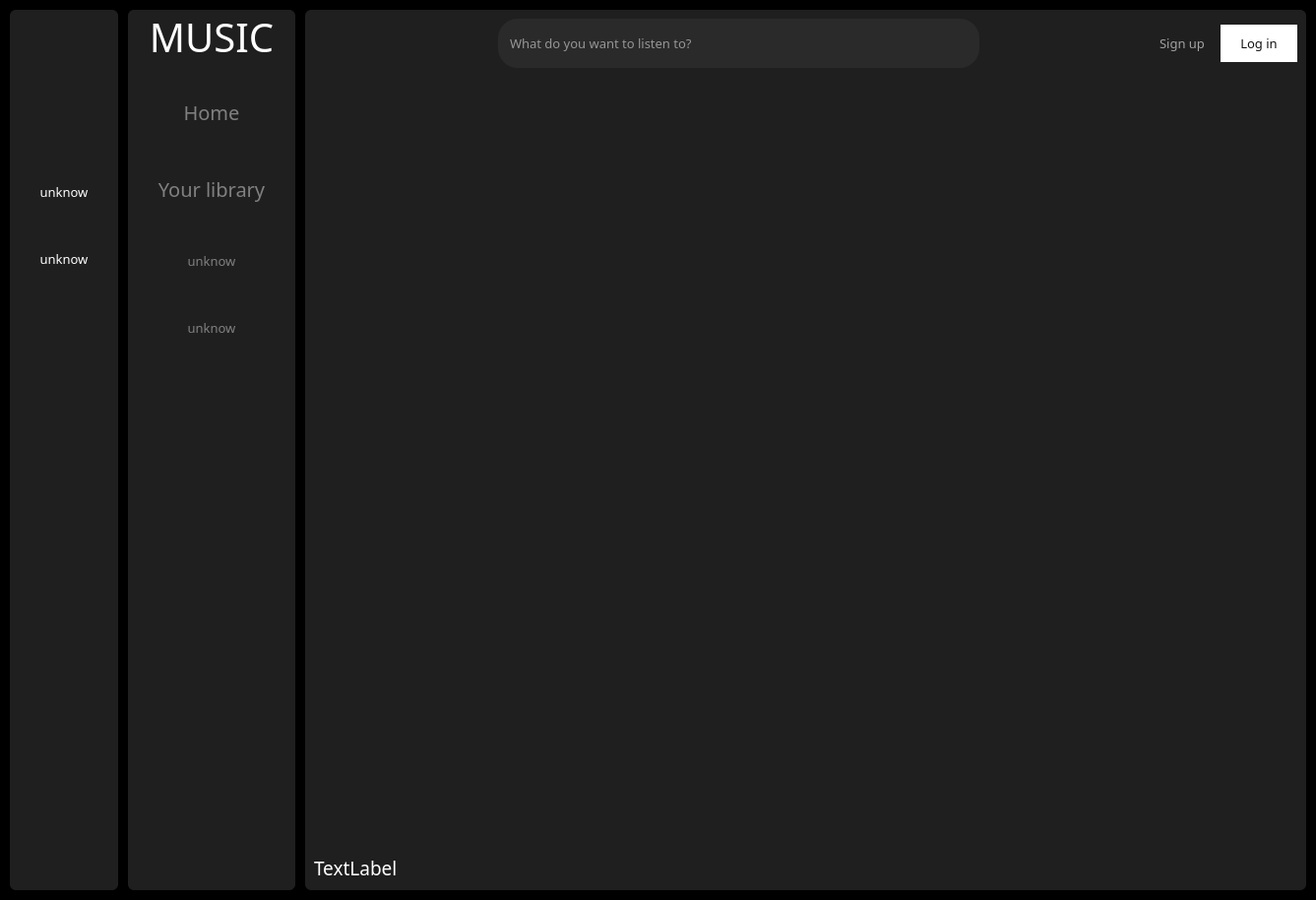
<?xml version="1.0" encoding="UTF-8"?>
<ui version="4.0">
 <class>MainWindow</class>
 <widget class="QMainWindow" name="MainWindow">
  <property name="geometry">
   <rect>
    <x>0</x>
    <y>0</y>
    <width>1337</width>
    <height>914</height>
   </rect>
  </property>
  <property name="font">
   <font>
    <family>Arial Rounded MT Bold</family>
    <pointsize>10</pointsize>
   </font>
  </property>
  <property name="windowTitle">
   <string>MainWindow</string>
  </property>
  <widget class="QWidget" name="centralwidget">
   <property name="styleSheet">
    <string notr="true">*{
border:none;
padding: 0px;
margin:0px;
color:#fff
}

#centralwidget{
background-color: black;
}

#icon_only_widget, #full_menu_widget, #main_widget, #listWidget{
background-color:#1f1f1f;
border-radius:6px
}

#icon_only_widget QPushButton {
border:none;
padding:10px 30px;
border-radius:10px
}

#icon_only_widget QPushButton:hover {
border-radius:0px;
background-color: rgba(236, 236, 236, 0.1);
}

#full_menu_widget QPushButton {
border:none;
padding:10px 30px;
border-radius:10px;
color: gray
}

#full_menu_widget QPushButton:hover {
border-radius:0px;
background-color: rgba(236, 236, 236, 0.1);
}

#full_menu_widget QPushButton:checked {
color:white;
}

#search_input{
border:none;
padding: 15px 10px;
border-radius: 20px;
background-color: #2A2A2A;
color:white;
}

#search_input:hover {
border: 1px solid gray
}

#search_input:focus {
border: 2px solid white
}

#login_btn{
background-color:white;
padding: 10px 20px;
border-radius: 20px;
color:#121212;
}

#signup_btn{
padding: 10px;
color: #A2A2A2;
}

#signup_btn:hover{
color:white
}</string>
   </property>
   <layout class="QGridLayout" name="gridLayout">
    <property name="leftMargin">
     <number>10</number>
    </property>
    <property name="topMargin">
     <number>10</number>
    </property>
    <property name="rightMargin">
     <number>10</number>
    </property>
    <property name="bottomMargin">
     <number>10</number>
    </property>
    <property name="spacing">
     <number>10</number>
    </property>
    <item row="0" column="0">
     <widget class="QWidget" name="icon_only_widget" native="true">
      <layout class="QVBoxLayout" name="verticalLayout_3">
       <property name="spacing">
        <number>0</number>
       </property>
       <property name="leftMargin">
        <number>0</number>
       </property>
       <property name="topMargin">
        <number>0</number>
       </property>
       <property name="rightMargin">
        <number>0</number>
       </property>
       <property name="bottomMargin">
        <number>0</number>
       </property>
       <item>
        <layout class="QHBoxLayout" name="logo_layout">
         <property name="spacing">
          <number>0</number>
         </property>
         <property name="bottomMargin">
          <number>0</number>
         </property>
         <item alignment="Qt::AlignVCenter">
          <widget class="QLabel" name="label">
           <property name="minimumSize">
            <size>
             <width>0</width>
             <height>0</height>
            </size>
           </property>
           <property name="maximumSize">
            <size>
             <width>60</width>
             <height>60</height>
            </size>
           </property>
           <property name="font">
            <font>
             <family>Arial Rounded MT Bold</family>
             <pointsize>5</pointsize>
            </font>
           </property>
           <property name="text">
            <string/>
           </property>
           <property name="pixmap">
            <pixmap>resources3.qrc/icons8-music-50.png</pixmap>
           </property>
           <property name="scaledContents">
            <bool>true</bool>
           </property>
           <property name="alignment">
            <set>Qt::AlignCenter</set>
           </property>
           <property name="margin">
            <number>10</number>
           </property>
          </widget>
         </item>
        </layout>
       </item>
       <item>
        <layout class="QVBoxLayout" name="verticalLayout">
         <property name="spacing">
          <number>30</number>
         </property>
         <property name="leftMargin">
          <number>0</number>
         </property>
         <property name="topMargin">
          <number>20</number>
         </property>
         <property name="rightMargin">
          <number>0</number>
         </property>
         <property name="bottomMargin">
          <number>0</number>
         </property>
         <item>
          <widget class="QPushButton" name="home_btn">
           <property name="text">
            <string/>
           </property>
           <property name="icon">
            <iconset>
             <normaloff>resources3.qrc/House.svg</normaloff>resources3.qrc/House.svg</iconset>
           </property>
           <property name="iconSize">
            <size>
             <width>40</width>
             <height>40</height>
            </size>
           </property>
           <property name="checkable">
            <bool>true</bool>
           </property>
           <property name="autoExclusive">
            <bool>true</bool>
           </property>
          </widget>
         </item>
         <item>
          <widget class="QPushButton" name="library_btn">
           <property name="text">
            <string/>
           </property>
           <property name="icon">
            <iconset>
             <normaloff>resources3.qrc/Playlist.svg</normaloff>resources3.qrc/Playlist.svg</iconset>
           </property>
           <property name="iconSize">
            <size>
             <width>40</width>
             <height>40</height>
            </size>
           </property>
           <property name="checkable">
            <bool>true</bool>
           </property>
           <property name="autoExclusive">
            <bool>true</bool>
           </property>
          </widget>
         </item>
         <item>
          <widget class="QPushButton" name="pushButton_4">
           <property name="text">
            <string>unknow</string>
           </property>
           <property name="checkable">
            <bool>true</bool>
           </property>
           <property name="autoExclusive">
            <bool>true</bool>
           </property>
          </widget>
         </item>
         <item>
          <widget class="QPushButton" name="pushButton_5">
           <property name="text">
            <string>unknow</string>
           </property>
           <property name="checkable">
            <bool>true</bool>
           </property>
           <property name="autoExclusive">
            <bool>true</bool>
           </property>
          </widget>
         </item>
        </layout>
       </item>
       <item>
        <spacer name="verticalSpacer">
         <property name="orientation">
          <enum>Qt::Vertical</enum>
         </property>
         <property name="sizeHint" stdset="0">
          <size>
           <width>20</width>
           <height>522</height>
          </size>
         </property>
        </spacer>
       </item>
      </layout>
     </widget>
    </item>
    <item row="0" column="1">
     <widget class="QWidget" name="full_menu_widget" native="true">
      <layout class="QVBoxLayout" name="verticalLayout_4">
       <property name="spacing">
        <number>5</number>
       </property>
       <property name="leftMargin">
        <number>0</number>
       </property>
       <property name="topMargin">
        <number>0</number>
       </property>
       <property name="rightMargin">
        <number>0</number>
       </property>
       <property name="bottomMargin">
        <number>0</number>
       </property>
       <item>
        <widget class="QLabel" name="label_3">
         <property name="font">
          <font>
           <family>Arial Rounded MT Bold</family>
           <pointsize>30</pointsize>
          </font>
         </property>
         <property name="text">
          <string>MUSIC</string>
         </property>
         <property name="alignment">
          <set>Qt::AlignCenter</set>
         </property>
         <property name="margin">
          <number>0</number>
         </property>
        </widget>
       </item>
       <item>
        <layout class="QVBoxLayout" name="verticalLayout_2">
         <property name="spacing">
          <number>30</number>
         </property>
         <property name="leftMargin">
          <number>0</number>
         </property>
         <property name="topMargin">
          <number>20</number>
         </property>
         <property name="rightMargin">
          <number>0</number>
         </property>
         <property name="bottomMargin">
          <number>0</number>
         </property>
         <item>
          <widget class="QPushButton" name="home_btn_2">
           <property name="font">
            <font>
             <family>Arial Rounded MT Bold</family>
             <pointsize>15</pointsize>
            </font>
           </property>
           <property name="text">
            <string>Home</string>
           </property>
           <property name="icon">
            <iconset>
             <normaloff>resources3.qrc/House.svg</normaloff>resources3.qrc/House.svg</iconset>
           </property>
           <property name="iconSize">
            <size>
             <width>40</width>
             <height>40</height>
            </size>
           </property>
           <property name="checkable">
            <bool>true</bool>
           </property>
           <property name="autoExclusive">
            <bool>true</bool>
           </property>
          </widget>
         </item>
         <item>
          <widget class="QPushButton" name="library_btn_2">
           <property name="font">
            <font>
             <family>Arial Rounded MT Bold</family>
             <pointsize>15</pointsize>
            </font>
           </property>
           <property name="text">
            <string>Your library</string>
           </property>
           <property name="icon">
            <iconset>
             <normaloff>resources3.qrc/Playlist.svg</normaloff>resources3.qrc/Playlist.svg</iconset>
           </property>
           <property name="iconSize">
            <size>
             <width>40</width>
             <height>40</height>
            </size>
           </property>
           <property name="checkable">
            <bool>true</bool>
           </property>
           <property name="autoExclusive">
            <bool>true</bool>
           </property>
          </widget>
         </item>
         <item>
          <widget class="QPushButton" name="pushButton_10">
           <property name="text">
            <string>unknow</string>
           </property>
           <property name="checkable">
            <bool>true</bool>
           </property>
           <property name="autoExclusive">
            <bool>true</bool>
           </property>
          </widget>
         </item>
         <item>
          <widget class="QPushButton" name="pushButton_11">
           <property name="text">
            <string>unknow</string>
           </property>
           <property name="checkable">
            <bool>true</bool>
           </property>
           <property name="autoExclusive">
            <bool>true</bool>
           </property>
          </widget>
         </item>
        </layout>
       </item>
       <item>
        <spacer name="verticalSpacer_2">
         <property name="orientation">
          <enum>Qt::Vertical</enum>
         </property>
         <property name="sizeHint" stdset="0">
          <size>
           <width>20</width>
           <height>511</height>
          </size>
         </property>
        </spacer>
       </item>
      </layout>
     </widget>
    </item>
    <item row="0" column="2">
     <widget class="QWidget" name="main_widget" native="true">
      <layout class="QVBoxLayout" name="verticalLayout_5">
       <property name="spacing">
        <number>0</number>
       </property>
       <property name="leftMargin">
        <number>0</number>
       </property>
       <property name="topMargin">
        <number>0</number>
       </property>
       <property name="rightMargin">
        <number>0</number>
       </property>
       <property name="bottomMargin">
        <number>0</number>
       </property>
       <item>
        <widget class="QWidget" name="header_page" native="true">
         <property name="minimumSize">
          <size>
           <width>0</width>
           <height>40</height>
          </size>
         </property>
         <layout class="QHBoxLayout" name="horizontalLayout_3">
          <item>
           <widget class="QPushButton" name="menu_btn">
            <property name="text">
             <string/>
            </property>
            <property name="icon">
             <iconset>
              <normaloff>resources3.qrc/icons8-menu-50.png</normaloff>resources3.qrc/icons8-menu-50.png</iconset>
            </property>
            <property name="iconSize">
             <size>
              <width>40</width>
              <height>40</height>
             </size>
            </property>
            <property name="checkable">
             <bool>true</bool>
            </property>
           </widget>
          </item>
          <item>
           <spacer name="horizontalSpacer">
            <property name="orientation">
             <enum>Qt::Horizontal</enum>
            </property>
            <property name="sizeType">
             <enum>QSizePolicy::Fixed</enum>
            </property>
            <property name="sizeHint" stdset="0">
             <size>
              <width>150</width>
              <height>20</height>
             </size>
            </property>
           </spacer>
          </item>
          <item>
           <layout class="QHBoxLayout" name="horizontalLayout">
            <property name="rightMargin">
             <number>30</number>
            </property>
            <item>
             <widget class="QLineEdit" name="search_input">
              <property name="minimumSize">
               <size>
                <width>0</width>
                <height>0</height>
               </size>
              </property>
              <property name="font">
               <font>
                <family>Arial Rounded MT Bold</family>
                <pointsize>10</pointsize>
               </font>
              </property>
              <property name="placeholderText">
               <string>What do you want to listen to?</string>
              </property>
             </widget>
            </item>
            <item>
             <widget class="QPushButton" name="search_btn">
              <property name="text">
               <string/>
              </property>
              <property name="icon">
               <iconset>
                <normaloff>resources3.qrc/icons8-search-50.png</normaloff>resources3.qrc/icons8-search-50.png</iconset>
              </property>
              <property name="iconSize">
               <size>
                <width>40</width>
                <height>40</height>
               </size>
              </property>
             </widget>
            </item>
           </layout>
          </item>
          <item>
           <spacer name="horizontalSpacer_2">
            <property name="orientation">
             <enum>Qt::Horizontal</enum>
            </property>
            <property name="sizeType">
             <enum>QSizePolicy::Fixed</enum>
            </property>
            <property name="sizeHint" stdset="0">
             <size>
              <width>100</width>
              <height>20</height>
             </size>
            </property>
           </spacer>
          </item>
          <item>
           <layout class="QHBoxLayout" name="horizontalLayout_2">
            <item>
             <widget class="QPushButton" name="signup_btn">
              <property name="font">
               <font>
                <family>Arial Rounded MT Bold</family>
                <pointsize>10</pointsize>
               </font>
              </property>
              <property name="text">
               <string>Sign up</string>
              </property>
             </widget>
            </item>
            <item>
             <widget class="QPushButton" name="login_btn">
              <property name="font">
               <font>
                <family>Arial Rounded MT Bold</family>
                <pointsize>10</pointsize>
               </font>
              </property>
              <property name="text">
               <string>Log in</string>
              </property>
              <property name="iconSize">
               <size>
                <width>40</width>
                <height>40</height>
               </size>
              </property>
             </widget>
            </item>
           </layout>
          </item>
         </layout>
        </widget>
       </item>
       <item>
        <widget class="QStackedWidget" name="stacked_widget">
         <property name="currentIndex">
          <number>0</number>
         </property>
         <widget class="QWidget" name="home_widget">
          <layout class="QVBoxLayout" name="verticalLayout_7">
           <item>
            <layout class="QVBoxLayout" name="verticalLayout_6">
             <item>
              <widget class="QListWidget" name="listWidget">
               <property name="font">
                <font>
                 <family>Arial Rounded MT Bold</family>
                 <pointsize>14</pointsize>
                </font>
               </property>
              </widget>
             </item>
             <item>
              <widget class="QLabel" name="text">
               <property name="font">
                <font>
                 <family>Arial Rounded MT Bold</family>
                 <pointsize>14</pointsize>
                </font>
               </property>
               <property name="text">
                <string>TextLabel</string>
               </property>
              </widget>
             </item>
            </layout>
           </item>
          </layout>
         </widget>
         <widget class="QWidget" name="library_widget">
          <layout class="QVBoxLayout" name="verticalLayout_8">
           <item>
            <widget class="QLabel" name="label_2">
             <property name="font">
              <font>
               <family>Arial Rounded MT Bold</family>
               <pointsize>20</pointsize>
              </font>
             </property>
             <property name="text">
              <string>Library page</string>
             </property>
             <property name="alignment">
              <set>Qt::AlignCenter</set>
             </property>
            </widget>
           </item>
          </layout>
         </widget>
        </widget>
       </item>
      </layout>
     </widget>
    </item>
   </layout>
  </widget>
 </widget>
 <resources/>
 <connections>
  <connection>
   <sender>menu_btn</sender>
   <signal>toggled(bool)</signal>
   <receiver>icon_only_widget</receiver>
   <slot>setVisible(bool)</slot>
   <hints>
    <hint type="sourcelabel">
     <x>438</x>
     <y>47</y>
    </hint>
    <hint type="destinationlabel">
     <x>23</x>
     <y>800</y>
    </hint>
   </hints>
  </connection>
  <connection>
   <sender>menu_btn</sender>
   <signal>toggled(bool)</signal>
   <receiver>full_menu_widget</receiver>
   <slot>setHidden(bool)</slot>
   <hints>
    <hint type="sourcelabel">
     <x>438</x>
     <y>46</y>
    </hint>
    <hint type="destinationlabel">
     <x>339</x>
     <y>412</y>
    </hint>
   </hints>
  </connection>
  <connection>
   <sender>home_btn</sender>
   <signal>toggled(bool)</signal>
   <receiver>home_btn_2</receiver>
   <slot>setChecked(bool)</slot>
   <hints>
    <hint type="sourcelabel">
     <x>59</x>
     <y>151</y>
    </hint>
    <hint type="destinationlabel">
     <x>325</x>
     <y>152</y>
    </hint>
   </hints>
  </connection>
  <connection>
   <sender>home_btn_2</sender>
   <signal>toggled(bool)</signal>
   <receiver>home_btn</receiver>
   <slot>setChecked(bool)</slot>
   <hints>
    <hint type="sourcelabel">
     <x>244</x>
     <y>152</y>
    </hint>
    <hint type="destinationlabel">
     <x>71</x>
     <y>103</y>
    </hint>
   </hints>
  </connection>
  <connection>
   <sender>library_btn</sender>
   <signal>toggled(bool)</signal>
   <receiver>library_btn_2</receiver>
   <slot>setChecked(bool)</slot>
   <hints>
    <hint type="sourcelabel">
     <x>70</x>
     <y>238</y>
    </hint>
    <hint type="destinationlabel">
     <x>182</x>
     <y>234</y>
    </hint>
   </hints>
  </connection>
  <connection>
   <sender>library_btn_2</sender>
   <signal>toggled(bool)</signal>
   <receiver>library_btn</receiver>
   <slot>setChecked(bool)</slot>
   <hints>
    <hint type="sourcelabel">
     <x>247</x>
     <y>242</y>
    </hint>
    <hint type="destinationlabel">
     <x>87</x>
     <y>241</y>
    </hint>
   </hints>
  </connection>
 </connections>
</ui>
